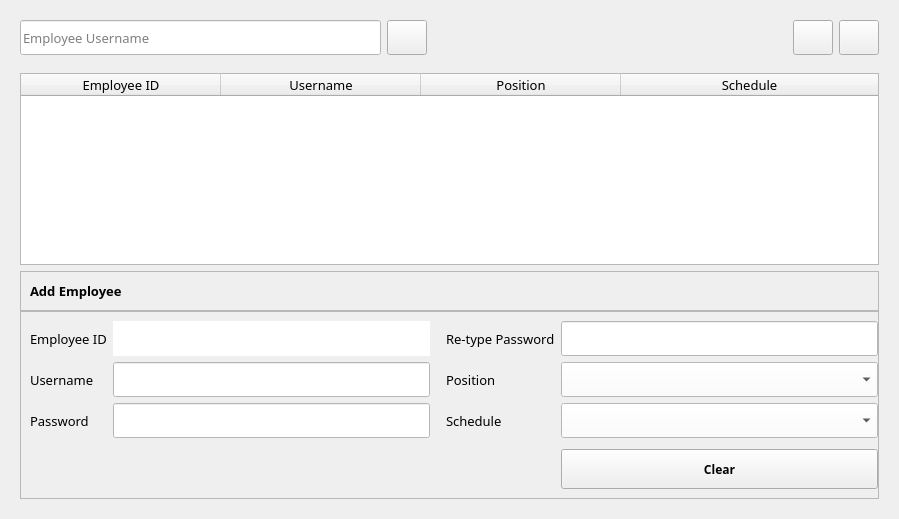
                <widget class="QWidget" name="tab">
                 <attribute name="title">
                  <string>Employees</string>
                 </attribute>
                 <layout class="QGridLayout" name="gridLayout_42">
                  <item row="0" column="0">
                   <widget class="QWidget" name="widget_13" native="true">
                    <layout class="QVBoxLayout" name="verticalLayout_13">
                     <property name="spacing">
                      <number>0</number>
                     </property>
                     <property name="leftMargin">
                      <number>0</number>
                     </property>
                     <property name="topMargin">
                      <number>0</number>
                     </property>
                     <property name="rightMargin">
                      <number>0</number>
                     </property>
                     <property name="bottomMargin">
                      <number>0</number>
                     </property>
                     <item>
                      <widget class="QWidget" name="widget_14" native="true">
                       <layout class="QHBoxLayout" name="horizontalLayout_13">
                        <item>
                         <widget class="QLineEdit" name="lineEdit_2">
                          <property name="minimumSize">
                           <size>
                            <width>0</width>
                            <height>35</height>
                           </size>
                          </property>
                          <property name="font">
                           <font>
                            <family>Century Gothic</family>
                            <pointsize>10</pointsize>
                           </font>
                          </property>
                          <property name="styleSheet">
                           <string notr="true">background-color: rgb(255, 255, 255);</string>
                          </property>
                          <property name="placeholderText">
                           <string>Employee Username</string>
                          </property>
                         </widget>
                        </item>
                        <item>
                         <widget class="QPushButton" name="btnSsearch">
                          <property name="minimumSize">
                           <size>
                            <width>40</width>
                            <height>35</height>
                           </size>
                          </property>
                          <property name="maximumSize">
                           <size>
                            <width>50</width>
                            <height>16777215</height>
                           </size>
                          </property>
                          <property name="text">
                           <string/>
                          </property>
                          <property name="icon">
                           <iconset>
                            <normaloff>search.svg</normaloff>search.svg</iconset>
                          </property>
                         </widget>
                        </item>
                        <item>
                         <spacer name="horizontalSpacer_7">
                          <property name="orientation">
                           <enum>Qt::Horizontal</enum>
                          </property>
                          <property name="sizeHint" stdset="0">
                           <size>
                            <width>320</width>
                            <height>20</height>
                           </size>
                          </property>
                         </spacer>
                        </item>
                        <item>
                         <widget class="QPushButton" name="ryrty">
                          <property name="minimumSize">
                           <size>
                            <width>40</width>
                            <height>35</height>
                           </size>
                          </property>
                          <property name="maximumSize">
                           <size>
                            <width>50</width>
                            <height>16777215</height>
                           </size>
                          </property>
                          <property name="text">
                           <string/>
                          </property>
                          <property name="icon">
                           <iconset>
                            <normaloff>edit_icon.png</normaloff>edit_icon.png</iconset>
                          </property>
                         </widget>
                        </item>
                        <item>
                         <widget class="QPushButton" name="fgd">
                          <property name="minimumSize">
                           <size>
                            <width>40</width>
                            <height>35</height>
                           </size>
                          </property>
                          <property name="maximumSize">
                           <size>
                            <width>50</width>
                            <height>16777215</height>
                           </size>
                          </property>
                          <property name="text">
                           <string/>
                          </property>
                          <property name="icon">
                           <iconset>
                            <normaloff>delete_icon.png</normaloff>delete_icon.png</iconset>
                          </property>
                         </widget>
                        </item>
                       </layout>
                      </widget>
                     </item>
                     <item>
                      <widget class="QWidget" name="widget_38" native="true">
                       <layout class="QVBoxLayout" name="verticalLayout_32">
                        <item>
                         <widget class="QTableWidget" name="tbl">
                          <property name="font">
                           <font>
                            <family>Century Gothic</family>
                            <pointsize>10</pointsize>
                           </font>
                          </property>
                          <attribute name="horizontalHeaderDefaultSectionSize">
                           <number>200</number>
                          </attribute>
                          <attribute name="horizontalHeaderStretchLastSection">
                           <bool>true</bool>
                          </attribute>
                          <column>
                           <property name="text">
                            <string>Employee ID</string>
                           </property>
                          </column>
                          <column>
                           <property name="text">
                            <string>Username</string>
                           </property>
                          </column>
                          <column>
                           <property name="text">
                            <string>Position</string>
                           </property>
                          </column>
                          <column>
                           <property name="text">
                            <string>Schedule</string>
                           </property>
                          </column>
                         </widget>
                        </item>
                        <item>
                         <widget class="QWidget" name="widget_24" native="true">
                          <layout class="QVBoxLayout" name="verticalLayout_31">
                           <property name="spacing">
                            <number>0</number>
                           </property>
                           <property name="leftMargin">
                            <number>0</number>
                           </property>
                           <property name="topMargin">
                            <number>0</number>
                           </property>
                           <property name="rightMargin">
                            <number>0</number>
                           </property>
                           <property name="bottomMargin">
                            <number>0</number>
                           </property>
                           <item>
                            <widget class="QFrame" name="frame_19">
                             <property name="frameShape">
                              <enum>QFrame::StyledPanel</enum>
                             </property>
                             <property name="frameShadow">
                              <enum>QFrame::Raised</enum>
                             </property>
                             <layout class="QHBoxLayout" name="horizontalLayout_24">
                              <property name="rightMargin">
                               <number>0</number>
                              </property>
                              <item>
                               <widget class="QLabel" name="label_14">
                                <property name="font">
                                 <font>
                                  <family>Century Gothic</family>
                                  <pointsize>10</pointsize>
                                  <weight>75</weight>
                                  <bold>true</bold>
                                 </font>
                                </property>
                                <property name="text">
                                 <string>Add Employee</string>
                                </property>
                               </widget>
                              </item>
                              <item>
                               <spacer name="horizontalSpacer_22">
                                <property name="orientation">
                                 <enum>Qt::Horizontal</enum>
                                </property>
                                <property name="sizeHint" stdset="0">
                                 <size>
                                  <width>756</width>
                                  <height>20</height>
                                 </size>
                                </property>
                               </spacer>
                              </item>
                             </layout>
                            </widget>
                           </item>
                           <item>
                            <widget class="QFrame" name="frame_20">
                             <property name="frameShape">
                              <enum>QFrame::StyledPanel</enum>
                             </property>
                             <property name="frameShadow">
                              <enum>QFrame::Raised</enum>
                             </property>
                             <layout class="QGridLayout" name="gridLayout_14">
                              <property name="rightMargin">
                               <number>0</number>
                              </property>
                              <item row="0" column="0">
                               <widget class="QLabel" name="label_15">
                                <property name="font">
                                 <font>
                                  <family>Century Gothic</family>
                                  <pointsize>10</pointsize>
                                 </font>
                                </property>
                                <property name="text">
                                 <string>Employee ID</string>
                                </property>
                               </widget>
                              </item>
                              <item row="0" column="3">
                               <widget class="QLabel" name="label_18">
                                <property name="font">
                                 <font>
                                  <family>Century Gothic</family>
                                  <pointsize>10</pointsize>
                                 </font>
                                </property>
                                <property name="text">
                                 <string>Re-type Password</string>
                                </property>
                               </widget>
                              </item>
                              <item row="0" column="4">
                               <widget class="QLineEdit" name="txtSre_password">
                                <property name="minimumSize">
                                 <size>
                                  <width>0</width>
                                  <height>35</height>
                                 </size>
                                </property>
                                <property name="font">
                                 <font>
                                  <family>Century Gothic</family>
                                  <pointsize>10</pointsize>
                                 </font>
                                </property>
                                <property name="styleSheet">
                                 <string notr="true">background-color: rgb(255, 255, 255);</string>
                                </property>
                                <property name="echoMode">
                                 <enum>QLineEdit::Password</enum>
                                </property>
                                <property name="alignment">
                                 <set>Qt::AlignCenter</set>
                                </property>
                               </widget>
                              </item>
                              <item row="0" column="2">
                               <spacer name="horizontalSpacer_25">
                                <property name="orientation">
                                 <enum>Qt::Horizontal</enum>
                                </property>
                                <property name="sizeType">
                                 <enum>QSizePolicy::Fixed</enum>
                                </property>
                                <property name="sizeHint" stdset="0">
                                 <size>
                                  <width>10</width>
                                  <height>20</height>
                                 </size>
                                </property>
                               </spacer>
                              </item>
                              <item row="3" column="4">
                               <widget class="QWidget" name="widget_66" native="true">
                                <layout class="QGridLayout" name="gridLayout_19">
                                 <property name="leftMargin">
                                  <number>0</number>
                                 </property>
                                 <property name="topMargin">
                                  <number>5</number>
                                 </property>
                                 <property name="rightMargin">
                                  <number>0</number>
                                 </property>
                                 <property name="bottomMargin">
                                  <number>0</number>
                                 </property>
                                 <property name="horizontalSpacing">
                                  <number>7</number>
                                 </property>
                                 <item row="0" column="0">
                                  <widget class="QPushButton" name="btnSclear1">
                                   <property name="minimumSize">
                                    <size>
                                     <width>0</width>
                                     <height>40</height>
                                    </size>
                                   </property>
                                   <property name="font">
                                    <font>
                                     <family>Century Gothic</family>
                                     <pointsize>9</pointsize>
                                     <weight>75</weight>
                                     <bold>true</bold>
                                    </font>
                                   </property>
                                   <property name="text">
                                    <string>Clear</string>
                                   </property>
                                  </widget>
                                 </item>
                                </layout>
                               </widget>
                              </item>
                              <item row="2" column="3">
                               <widget class="QLabel" name="label_49">
                                <property name="font">
                                 <font>
                                  <family>Century Gothic</family>
                                  <pointsize>10</pointsize>
                                 </font>
                                </property>
                                <property name="text">
                                 <string>Schedule</string>
                                </property>
                               </widget>
                              </item>
                              <item row="1" column="3">
                               <widget class="QLabel" name="label_28">
                                <property name="font">
                                 <font>
                                  <family>Century Gothic</family>
                                  <pointsize>10</pointsize>
                                 </font>
                                </property>
                                <property name="text">
                                 <string>Position</string>
                                </property>
                               </widget>
                              </item>
                              <item row="2" column="1">
                               <widget class="QLineEdit" name="txtSpassword">
                                <property name="minimumSize">
                                 <size>
                                  <width>0</width>
                                  <height>35</height>
                                 </size>
                                </property>
                                <property name="font">
                                 <font>
                                  <family>Century Gothic</family>
                                  <pointsize>10</pointsize>
                                 </font>
                                </property>
                                <property name="styleSheet">
                                 <string notr="true">background-color: rgb(255, 255, 255);</string>
                                </property>
                                <property name="echoMode">
                                 <enum>QLineEdit::Password</enum>
                                </property>
                                <property name="alignment">
                                 <set>Qt::AlignCenter</set>
                                </property>
                               </widget>
                              </item>
                              <item row="2" column="0">
                               <widget class="QLabel" name="label_17">
                                <property name="font">
                                 <font>
                                  <family>Century Gothic</family>
                                  <pointsize>10</pointsize>
                                 </font>
                                </property>
                                <property name="text">
                                 <string>Password</string>
                                </property>
                               </widget>
                              </item>
                              <item row="1" column="0">
                               <widget class="QLabel" name="label_7">
                                <property name="font">
                                 <font>
                                  <family>Century Gothic</family>
                                  <pointsize>10</pointsize>
                                 </font>
                                </property>
                                <property name="text">
                                 <string>Username</string>
                                </property>
                               </widget>
                              </item>
                              <item row="1" column="1">
                               <widget class="QLineEdit" name="txtSusername">
                                <property name="minimumSize">
                                 <size>
                                  <width>0</width>
                                  <height>35</height>
                                 </size>
                                </property>
                                <property name="font">
                                 <font>
                                  <family>Century Gothic</family>
                                  <pointsize>10</pointsize>
                                 </font>
                                </property>
                                <property name="styleSheet">
                                 <string notr="true">background-color: rgb(255, 255, 255);</string>
                                </property>
                                <property name="alignment">
                                 <set>Qt::AlignCenter</set>
                                </property>
                               </widget>
                              </item>
                              <item row="0" column="1">
                               <widget class="QLabel" name="txtSemployee_id">
                                <property name="font">
                                 <font>
                                  <family>Century Gothic</family>
                                  <pointsize>10</pointsize>
                                 </font>
                                </property>
                                <property name="layoutDirection">
                                 <enum>Qt::LeftToRight</enum>
                                </property>
                                <property name="styleSheet">
                                 <string notr="true">background-color: rgb(255, 255, 255);</string>
                                </property>
                                <property name="text">
                                 <string/>
                                </property>
                                <property name="alignment">
                                 <set>Qt::AlignCenter</set>
                                </property>
                               </widget>
                              </item>
                              <item row="2" column="4">
                               <widget class="QComboBox" name="cboSsched">
                                <property name="minimumSize">
                                 <size>
                                  <width>0</width>
                                  <height>35</height>
                                 </size>
                                </property>
                                <property name="font">
                                 <font>
                                  <family>Century Gothic</family>
                                  <pointsize>10</pointsize>
                                 </font>
                                </property>
                                <property name="styleSheet">
                                 <string notr="true">background-color: rgb(255, 255, 255);</string>
                                </property>
                                <item>
                                 <property name="text">
                                  <string/>
                                 </property>
                                </item>
                                <item>
                                 <property name="text">
                                  <string>Morning</string>
                                 </property>
                                </item>
                                <item>
                                 <property name="text">
                                  <string>Night</string>
                                 </property>
                                </item>
                               </widget>
                              </item>
                              <item row="1" column="4">
                               <widget class="QComboBox" name="cboSposition">
                                <property name="minimumSize">
                                 <size>
                                  <width>0</width>
                                  <height>35</height>
                                 </size>
                                </property>
                                <property name="font">
                                 <font>
                                  <family>Century Gothic</family>
                                  <pointsize>10</pointsize>
                                 </font>
                                </property>
                                <property name="styleSheet">
                                 <string notr="true">background-color: rgb(255, 255, 255);</string>
                                </property>
                                <item>
                                 <property name="text">
                                  <string/>
                                 </property>
                                </item>
                                <item>
                                 <property name="text">
                                  <string>Admin</string>
                                 </property>
                                </item>
                                <item>
                                 <property name="text">
                                  <string>Receptionist</string>
                                 </property>
                                </item>
                               </widget>
                              </item>
                             </layout>
                            </widget>
                           </item>
                          </layout>
                         </widget>
                        </item>
                       </layout>
                      </widget>
                     </item>
                    </layout>
                   </widget>
                  </item>
                 </layout>
                </widget>
